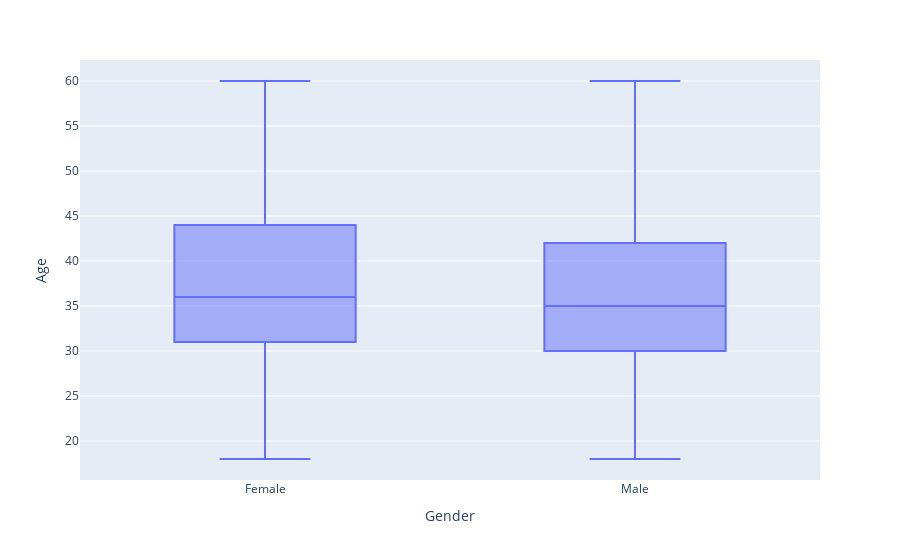

Write notebook code for a chart like this one.
### Code cell
fig = px.box(df, x = "Gender", y = "Age")
fig.show()

### Figure 1 — Plotly figure (JSON) as saved in the notebook; plotly's stock layout.template omitted (floating-point values rounded to 4 significant figures; data arrays with more than 128 entries replaced by an {"elided": "..."} marker saying what was removed)
{"data": [{"alignmentgroup": "True", "hovertemplate": "Gender=%{x}<br>Age=%{y}<extra></extra>", "legendgroup": "", "marker": {"color": "#636efa"}, "name": "", "notched": false, "offsetgroup": "", "orientation": "v", "showlegend": false, "type": "box", "x": {"elided": "1470 str values"}, "x0": " ", "xaxis": "x", "y": {"elided": "1470 int values"}, "y0": " ", "yaxis": "y"}], "layout": {"autosize": true, "boxmode": "group", "legend": {"tracegroupgap": 0}, "margin": {"t": 60}, "xaxis": {"anchor": "y", "autorange": true, "domain": [0, 1], "range": [-0.5, 1.5], "title": {"text": "Gender"}, "type": "category"}, "yaxis": {"anchor": "x", "autorange": true, "domain": [0, 1], "range": [15.67, 62.33], "title": {"text": "Age"}, "type": "linear"}}}
